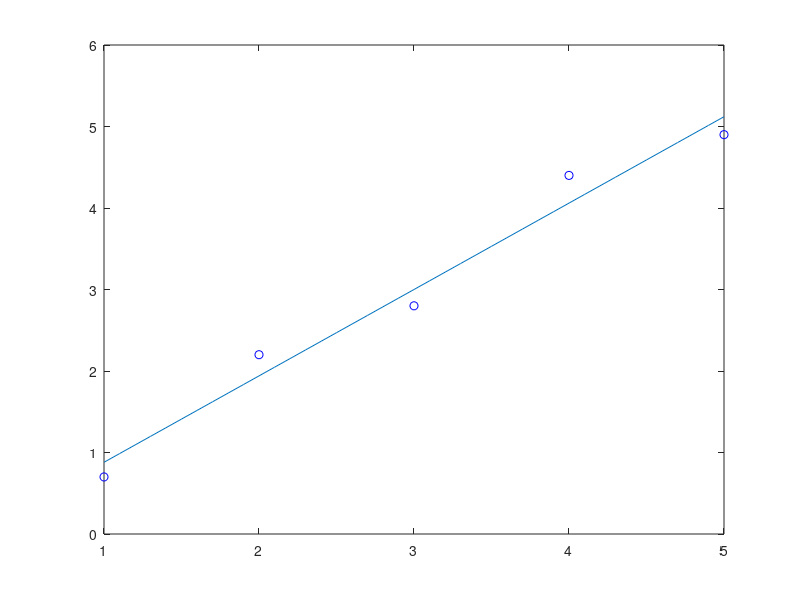

MATLAB code to generate this figure:
clear all;clc;close all;
x=[1 2 3 4 5];
y=[0.7 2.2 2.8 4.4 4.9];

X=[length(x) sum(x);sum(x) sum(x.^2)];
Y=[sum(y);sum(x.*y)];

b=X\Y;
xp=1:0.1:5;
yp=polyval([b(2) b(1)],xp);
plot(xp,yp,x,y,'bo')

